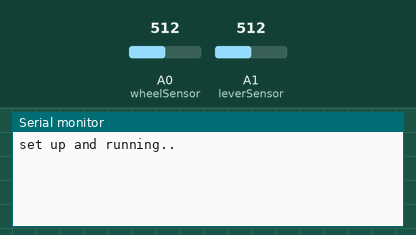
The sketch below on a simulated Arduino Uno, built with avr-gcc and run on an emulated ATmega328P. Shown: the last lines printed to the serial monitor. The test bench sets the inputs (shaded band); at power-on: A0 (wheelSensor) = 512, A1 (leverSensor) = 512.

Above: at 1.2 s.
1.3 s: A0 (wheelSensor) set to 122
At 2.7 s:
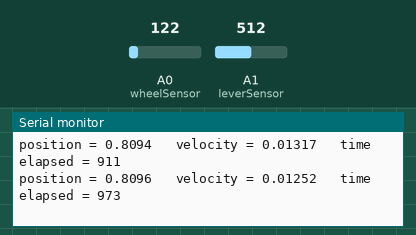
2.8 s: A0 (wheelSensor) set to 511
At 4.2 s:
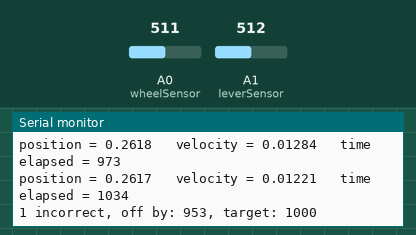
Timing chart, 0 to 5.8 s (numbered marks = the images above; inputs shaded):
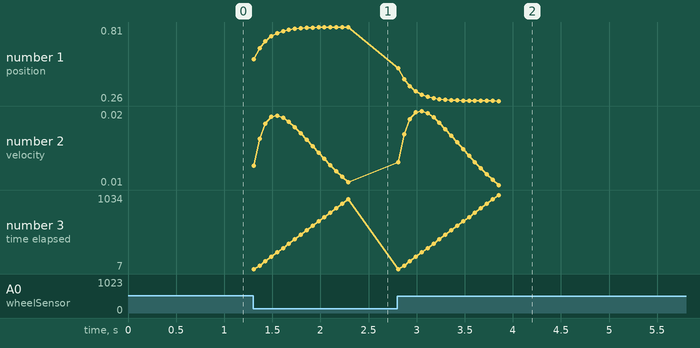

The sketch:

homeBox_motivation.ino
```cpp
#include <elapsedMillis.h>
#include <Wire.h>
#include <Adafruit_MotorShield.h>
#include "utility/Adafruit_MS_PWMServoDriver.h"
#define NOFIELD 66L    // Analog output with nU applied field, calibrate this
#define TOMILLIGAUSS 1822L

// Create the motor shield object with the default I2C address
Adafruit_MotorShield AFMS = Adafruit_MotorShield();
// Or, create it with a different I2C address (say for stacking)
// Adafruit_MotorShield AFMS = Adafruit_MotorShield(0x61);

// Connect a stepper motor with 200 steps per revolution (1.8 degree)
// to motor port #2 (M3 and M4)
Adafruit_StepperMotor *myMotor = AFMS.getStepper(1800, 2); // was 200

int WATER = 0;
unsigned long lastMillis = 0.0;
int tStart = 0;
byte c = ' ';

// WHEEL STUFF
const int wheelSensor = A0;
const int leverSensor = A1;
double wheelValue;
double leverValue;

double velocityThreshold = .012; // was .015 for rig 1
int trialType = 1;
double lastWheel = 0.;
double lastLever = 0.;
double wheelVelocity = 0;
double leverAvg = 0;
int runningTimes[] = {0, 1000};
bool rot = true;
double maxForce = 0;
int leverCount = 0;
int signalPin = 7; // use this pin to send signals to Intan digin

void setup()
{
  Serial.begin(9600);
  pinMode(WATER, OUTPUT);
  digitalWrite(WATER, HIGH);
  AFMS.begin();  // create with the default frequency 1.6KHz
  myMotor->setSpeed(20);  // 10 rpm

  Serial.println("set up and running..");
}

void loop()
{
  // get sensor readings
  int leverValue = analogRead(leverSensor);
  double leverAvg = (leverValue + lastLever * 3) / 4.;

  wheelValue = analogRead(wheelSensor);
  //Serial.println(wheelValue);
  long compensated = wheelValue - NOFIELD;                 // adjust relative to no applied field
  long gauss = compensated * TOMILLIGAUSS / 1000;
  wheelValue = cos((gauss / 1024.0) * 2.0 * 3.1459);     // map it to the range of the analog out:

  if (abs(wheelValue - lastWheel) > 1) // cuts out jumps in phase..
  {
    lastWheel = wheelValue;
  }
  else
  {
    wheelValue = (wheelValue + lastWheel * 2) / 3.;
  }
  wheelVelocity = (abs(wheelValue - lastWheel) + wheelVelocity * 19) / 20;

  // lever is pressed
  if ((leverValue - leverAvg) > 5.)
  {
    double force = (leverValue - leverAvg);
    if (force > maxForce)
    {
      maxForce = force;
    }
    leverCount = leverCount + 1;
    if (leverCount > 2)
    {
      Serial.print("force; ");
      Serial.print(force);
      Serial.println("");
    }
  }
  else
  {
    if (maxForce > 10. && leverCount > 6)
    {
      if (rot == false) {
        myMotor->step(35, FORWARD, MICROSTEP);
        rot = !rot;
        delay(100);
        myMotor->release();
      }
      else if (rot == true) {
        myMotor->step(35, BACKWARD, MICROSTEP);
        rot = !rot;
        delay(100);
        myMotor->release();
      }
      Serial.print("trial: lever pressed, max: ");
      Serial.print(maxForce);
      Serial.print(", duration: ");
      Serial.println(leverCount);
      maxForce = 0;
    }
    leverCount = 0;
  }

  // wheel is moving, begin move into trial
  if (wheelVelocity > velocityThreshold)
  {
    Serial.print("position = ");
    Serial.print(wheelValue, 4);
    Serial.print("\t velocity = ");
    Serial.print(wheelVelocity, 5);
    Serial.print("\t time elapsed = ");
    Serial.println(millis() - lastMillis);

    if (tStart == 0 && millis() - lastMillis > 1000)
    {
      tStart = 1;
    }
  }
  else if (wheelVelocity < velocityThreshold)
  {
    int distFromTarget = runningTimes[trialType] - int(millis() - lastMillis) + 1000;
    if (tStart == 1)
    {
      if (millis() - lastMillis > 1000. && (distFromTarget) <  0.5 * runningTimes[trialType])
      {
        float bonus = (1. - (float(abs(distFromTarget)) / float(runningTimes[trialType]))) * 10.;
        digitalWrite(WATER, LOW);
        delay(int(500 + bonus + runningTimes[trialType] / 100));
        digitalWrite(WATER, HIGH);
        Serial.println(int(500 + bonus));
        Serial.print("trial:");
        Serial.print(trialType);
        Serial.print(" correct, off by: ");
        Serial.print(distFromTarget);
        Serial.print(", target: ");
        Serial.print(runningTimes[trialType]);

        Serial.println("");
      }
      else
      {
        Serial.print(trialType);
        Serial.print(" incorrect, off by: ");
        Serial.print(distFromTarget);
        Serial.print(", ");
        Serial.print("target: ");
        Serial.print(runningTimes[trialType]);
        Serial.println("");
      }
    }
    lastMillis = millis();
    tStart = 0;
    int leverValue = analogRead(leverSensor);
    leverAvg = leverValue;
  }
  // send it to the computer as ASCII digits
  lastWheel = wheelValue;
  lastLever = leverAvg;
  delay(5);
}
```

Measured:
- after the input at 1.3 s, the serial monitor: prints a new line at once (image 1)
- after the input at 2.8 s, the serial monitor: prints a new line at once (image 2)
- plotted number 1: 0.81 → 0.26 after the input at 2.8 s
- plotted number 2: 0.01 → 0.01 after the input at 2.8 s
- plotted number 3: 973 → 1034 after the input at 2.8 s
